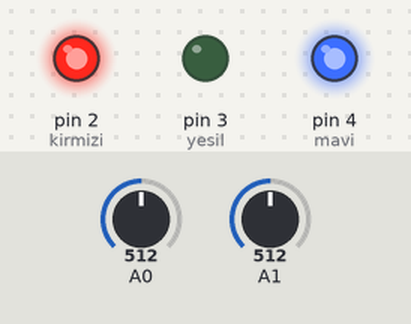
A sketch run on a simulated Arduino Uno, built with avr-gcc and run on an emulated ATmega328P. On the bench: output pins drawn as LEDs (lit = HIGH). The inputs (shaded band) are chosen by the test bench; at power-on: A1 = 512, A0 = 512.

Above: at 1.2 s.
1.3 s: A1 set to 716
At 2.1 s:
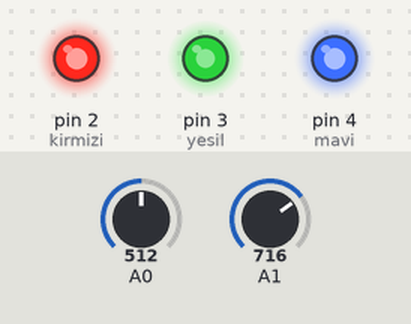
2.9 s: A0 set to 439
4.4 s: A0 set to 410
At 5.6 s:
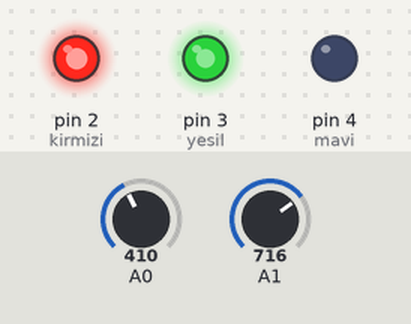
5.9 s: A1 set to 754
At 6.9 s:
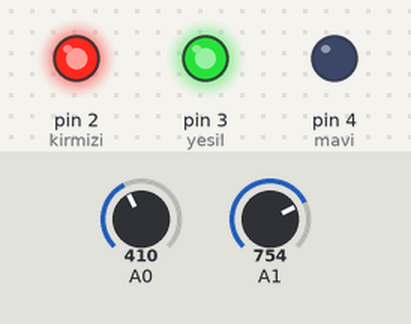
7.5 s: A1 set to 768
At 8.2 s:
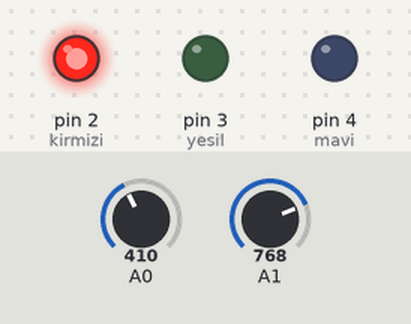
9.1 s: A0 set to 137
10.6 s: A0 set to 118
At 11.9 s:
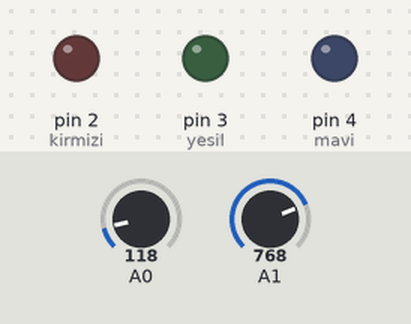
Timing chart, 0 to 13.1 s (numbered marks = the images above; inputs shaded):
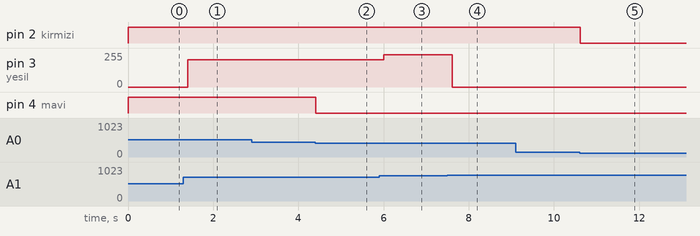

The sketch:

joystick-ile-RGB-led.ino
```cpp
int kirmizi = 2;
int yesil = 3;
int mavi = 4;
int x;
int y;
void setup()
{
pinMode(kirmizi, OUTPUT);
pinMode(yesil, OUTPUT);
pinMode(mavi, OUTPUT);
Serial.begin(9600);
}

void loop()
{
x = analogRead(A0);
y = analogRead(A1);
analogWrite(2,x);
analogWrite(3,y);
analogWrite(4,x*2-y);
delay(200);
}
```

Measured:
- the behaviour switches between 422 and 421 on A0 (found by bisection; images 1 and 2)
- the behaviour switches between 767 and 768 on A1 (found by bisection; images 3 and 4)
- the behaviour switches between 128 and 127 on A0 (found by bisection; images 4 and 5)
- after the input at 1.3 s, pin 3 (yesil): 0/255 → 204/255 after 0.10 s
- after the input at 2.9 s, every drawn part: stays the same
- after the input at 4.4 s, pin 4 (mavi): HIGH → LOW at once
- after the input at 5.9 s, pin 3 (yesil): 204/255 → 242/255 after 0.11 s
- after the input at 7.5 s, pin 3 (yesil): 242/255 → 0/255 after 0.11 s
- after the input at 9.1 s, every drawn part: stays the same
- after the input at 10.6 s, pin 2 (kirmizi): HIGH → LOW at once
